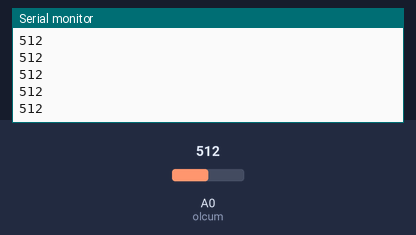
This sketch was run on a simulated Arduino Uno, built with avr-gcc and run on an emulated ATmega328P. Shown: the last lines printed to the serial monitor. The inputs (shaded band) are chosen by the test bench; at power-on: A0 (olcum) = 512.

Above: at 1.2 s.
1.3 s: A0 (olcum) set to 716
At 1.31 s:
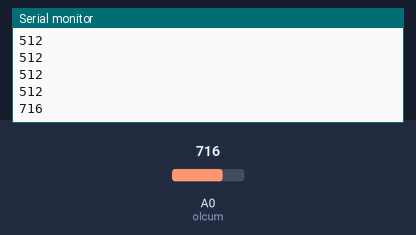
2.8 s: A0 (olcum) set to 900
At 2.81 s:
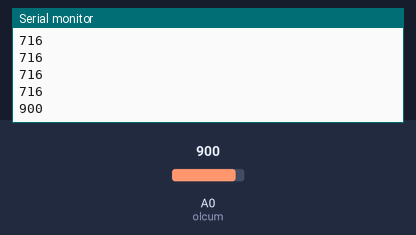
Timing chart, 0 to 5.8 s (numbered marks = the images above; inputs shaded):
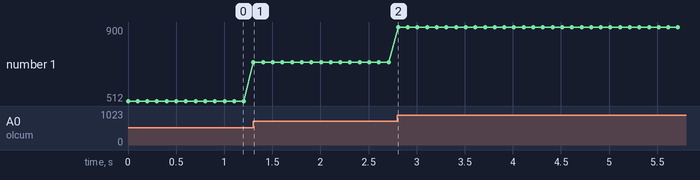

Measured:
- after the input at 1.3 s, the serial monitor: prints a new line at once (image 1)
- after the input at 2.8 s, the serial monitor: prints a new line at once (image 2)
- plotted number 1: 512 → 716 after the input at 1.3 s, 716 → 900 after the input at 2.8 s

The sketch:

IletimKontrol.ino
```cpp
int olcum=A0;


void setup()
{
  Serial.begin(9600);
}

void loop()
{
  int deger=analogRead(olcum);
  Serial.println(deger);
  delay(100);
}
```
